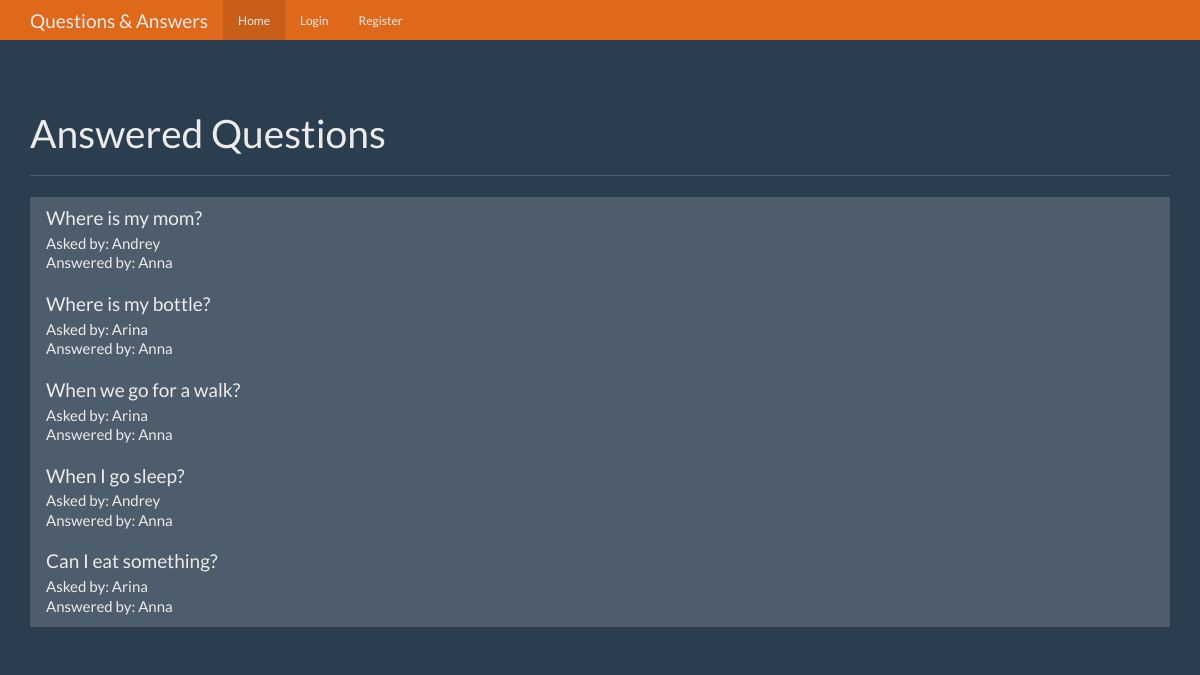
The page / on the database its author committed.
### tables this page shows
CREATE TABLE questions (
    id integer primary key autoincrement,
    question_text text not null,
    answer_text text,
    asked_by_id integer not null,
    expert_id integer not null
);

CREATE TABLE users (
    id integer primary key autoincrement,
    name text not null,
    password text not null,
    expert boolean not null,
    admin boolean not null
);

### app.py (the view)
@app.route('/')
def index():
    user = current_user_record()
    db = get_db()
    questions_cur = db.execute('select questions.id as question_id, questions.question_text, '
                               'askers.name as asker_name, experts.name as expert_name from questions '
                               'join users as askers on askers.id = questions.asked_by_id '
                               'join users as experts on experts.id = questions.expert_id '
                               'where answer_text is not null')
    questions = questions_cur.fetchall()
    return render_template('home.html', user=user, questions=questions)

### common_funcs.py (called while the page is built)
def current_user_record():
    user_result = None
    user = session.get('user', None)
    if user:
        db = get_db()
        user_cur = db.execute('select id, name, password, expert, admin from users where name = ?', [user])
        user_result = user_cur.fetchone()
    return user_result

### database.py (called while the page is built)
def connect_db():
    sql = sqlite3.connect('questions.db')
    sql.row_factory = sqlite3.Row
    return sql

def get_db():
    if not hasattr(g, 'sqlite3_db'):
        g.sqlite3_db = connect_db()
    return g.sqlite3_db

### templates/home.html (shortened to what this page needs)
{% extends "base.html" %}
{% from "show_links.html" import show_links %}
{% block nav %}
  {{ show_links(user) }}
{% endblock %}
{% block content %}
    <div class="container theme-showcase" role="main">
      <div class="page-header">
        <h1>Answered Questions</h1>
      </div>
      <div class="row">
        <div class="col-lg-12">
          <div class="list-group">
            {% for question in questions %}
            <a href="{{ url_for('question', question_id=question['question_id']) }}" class="list-group-item">
              <h4 class="list-group-item-heading">{{ question.question_text }}</h4>
              <p class="list-group-item-text">Asked by: {{ question.asker_name }}</p>
              <p class="list-group-item-text">Answered by: {{ question.expert_name }}</p>
            </a>
            {% endfor %}
          </div>
        </div>
      </div>
    </div>
{% endblock %}

### templates/base.html (shortened to what this page needs)
<!DOCTYPE html>
<html lang="en">
  <head>
    <link href="{{ url_for('static', filename='bootstrap.min.css') }}" rel="stylesheet">
    <link href="{{ url_for('static', filename='theme.css') }}" rel="stylesheet">
  </head>
  <body>
    <nav class="navbar navbar-inverse navbar-fixed-top">
      <div class="container">
        <div class="navbar-header">
          <a class="navbar-brand" href="#">Questions & Answers</a>
        </div>
        <div id="navbar" class="navbar-collapse collapse">
          {% block nav %}{% endblock %}
        </div>
      </div>
    </nav>
  {% block content %}{% endblock %}
  </body>
</html>

### templates/show_links.html (shortened to what this page needs)
{% macro show_links(user) %}
<ul class="nav navbar-nav">
    <li class="active"><a href="{{ url_for('index') }}">Home</a></li>
    {% if not user %}
    <li><a href="{{ url_for('login') }}">Login</a></li>
    <li><a href="{{ url_for('register') }}">Register</a></li>
    {% endif %}
</ul>
{% endmacro %}

### static/theme.css (style rules this page uses)
body { padding-top: 70px; padding-bottom: 30px; }

### rows shown on the page
questions: question_text "Where is my mom?", asker_name "Andrey", expert_name "Anna"
questions: question_text "Where is my bottle?", asker_name "Arina", expert_name "Anna"
questions: question_text "When we go for a walk?", asker_name "Arina", expert_name "Anna"
questions: question_text "When I go sleep?", asker_name "Andrey", expert_name "Anna"
questions: question_text "Can I eat something?", asker_name "Arina", expert_name "Anna"
